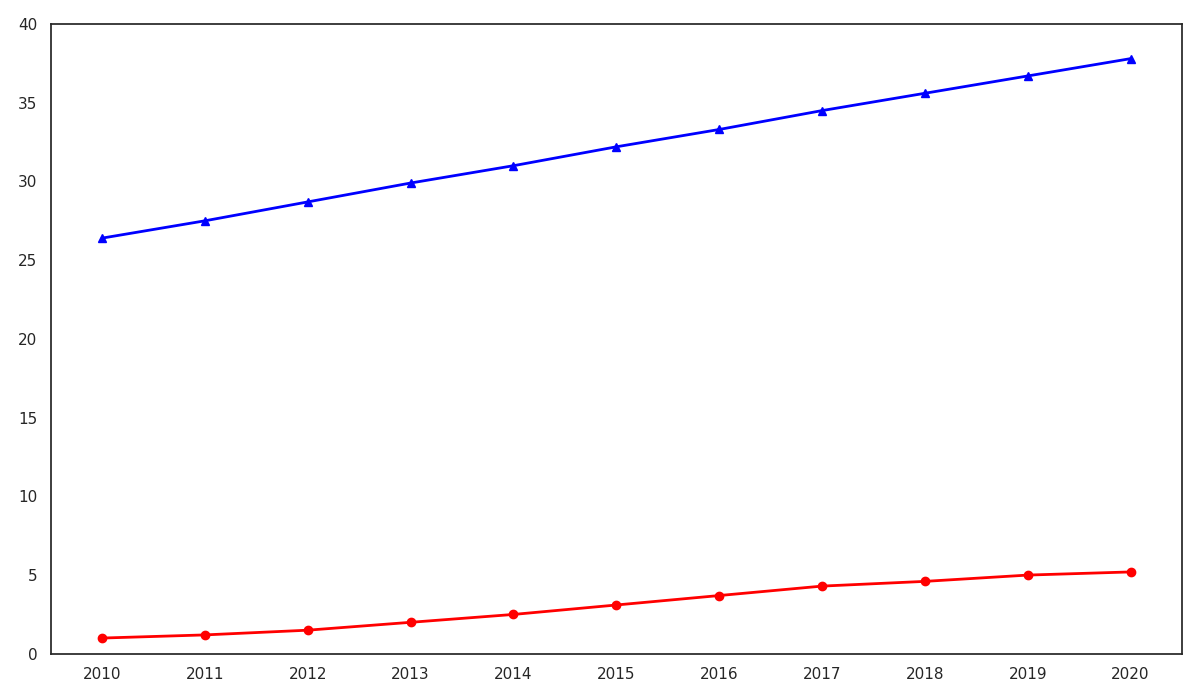

Reproduce this figure in Python.
import matplotlib.pyplot as plt
import numpy as np

years = np.arange(2010, 2021)
ny_commuting = np.array([1.0, 1.2, 1.5, 2.0, 2.5, 3.1, 3.7, 4.3, 4.6, 5.0, 5.2])
cph_commuting = np.array([26.4, 27.5, 28.7, 29.9, 31.0, 32.2, 33.3, 34.5, 35.6, 36.7, 37.8])

fig, ax = plt.subplots(figsize=(12, 7))

# Colors are shuffled
ax.plot(years, ny_commuting, marker='o', linestyle='-', linewidth=2, color='red')
ax.plot(years, cph_commuting, marker='^', linestyle='-', linewidth=2, color='blue')

ax.set_xticks(years)
ax.set_ylim(0, 40)

plt.tight_layout()
plt.show()
